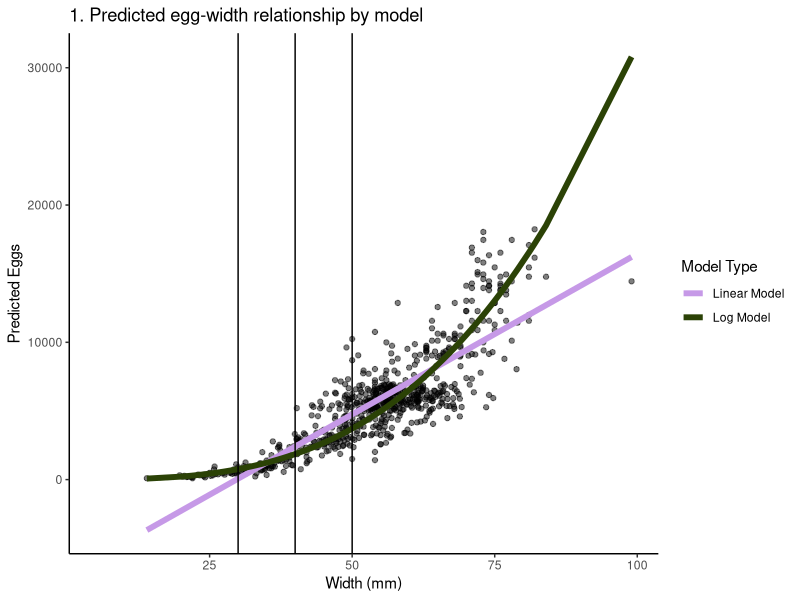
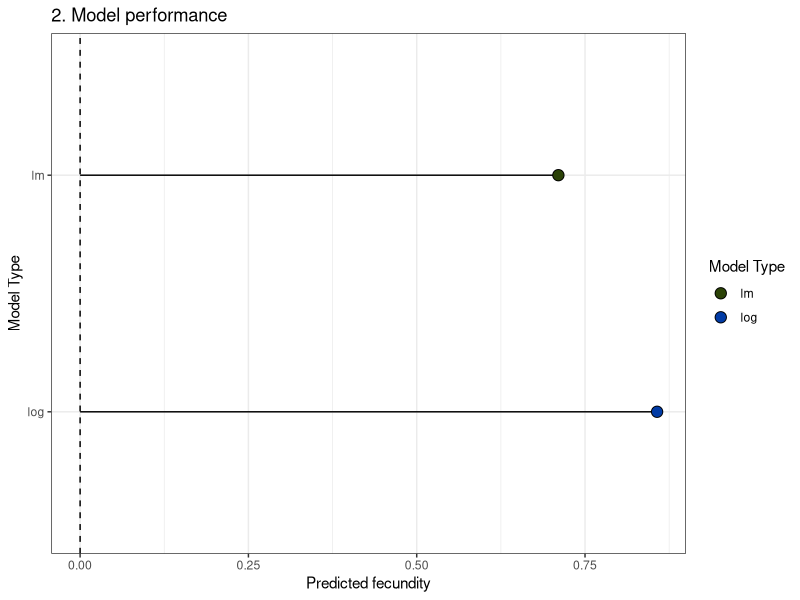
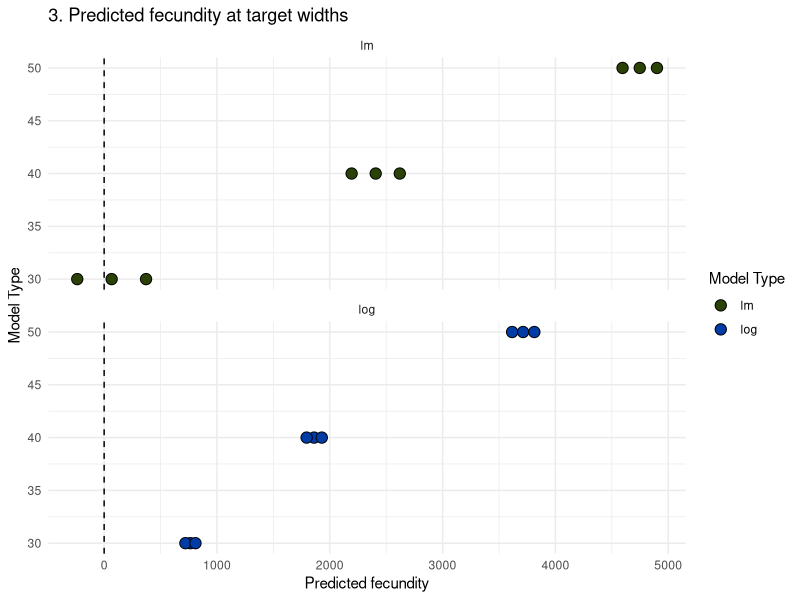
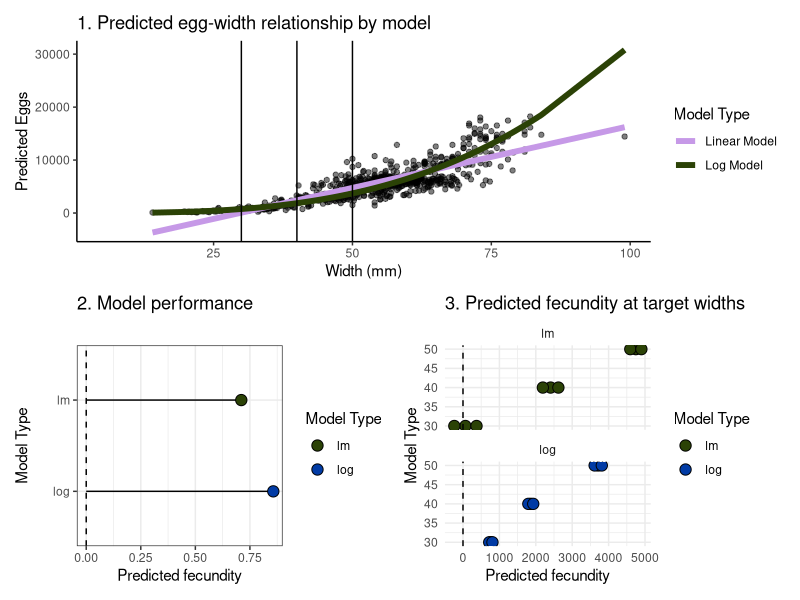
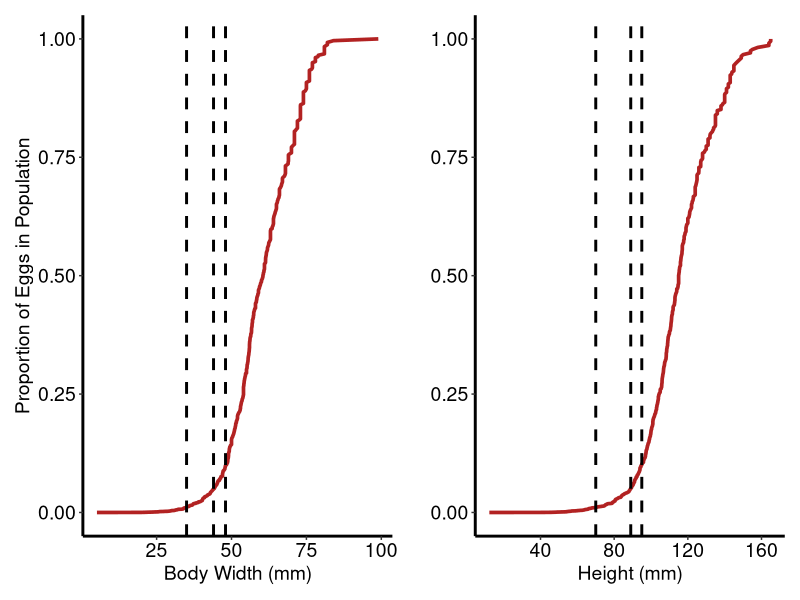

Reproduce these figures in R, in order.
## --------------------------------------------------------------#
## Script name: Script0-3_ModelFecundity
##
## Purpose of script: 
##    
## Predict the fecundity of a goldfish of a given width.
## Inform bar spacing to exclude reproductively viable goldfish.
## 
##
## Author: 
## Cole MacLeod, adapted from Simon Fernandes and Nicole Turner 
## 
## Modifications
## Rewritten by Paul Bzonek for clarity and future-proofing 2025-05-07
## Significant changes by Cole MacLeod beginning 2025-10-01
##
## Original Date Created: 4 Feb 2025
## Version: 2025-11-07
## ---------------------------------------------------------------#


###Load packages
library(tidyverse)
library(ggplot2)
library(patchwork)

### Load data
#----------------------------#
data<-read.csv("01 - Data/2025-12-12_DFO_SN.csv")
data1<-read.csv("01 - Data/2025-12-12_Batch_DFO_SN.csv")


### Specify objects and parameters
#----------------------------#
theme_set(theme_classic())
options(scip=99)
param_widths <- data.frame(width_mm=c(50, 40, 30)) #Target widths for model predictions
df_testresults <- data.frame() #Home for test results
plots <- list() #home for plots


##### Model fecundity ################################################----
#-------------------------------------------------------------# 

#Prep dataset
data_model <- data1 %>% #Trim fish without width measurements
 filter(TL_mm > 100, !is.na(width_mm)) %>% #and fish that aren't fecund
 select(key, width_mm, height_mm, TL_mm, pred.eggs)   
 

###Linear model
#----------------------------#
model_eggs_lm <- lm(pred.eggs ~ width_mm, data=data_model)
summary(model_eggs_lm)
#plot(model_eggs_log)
data_model$results_eggs_lm <- predict(object = model_eggs_lm) #Predict slope
#Predict confidence intervals and add to dataframe
tempA <- param_widths %>% 
 cbind(model= "lm", 
       predict(model_eggs_lm, newdata=param_widths, interval='confidence')) %>% 
 as.data.frame() %>%  
 pivot_longer(cols = fit:upr, names_to = "interval", values_to = "yhat")
df_testresults <- rbind(df_testresults, tempA)

###Log model
#----------------------------#
model_eggs_log <- lm(log(pred.eggs) ~ log(width_mm), data=data_model)
summary(model_eggs_log)
#plot(model_eggs_log)
data_model$results_eggs_log <- exp(predict(object = model_eggs_log)) #Predict slope
#Predict confidence intervals and add to dataframe
tempA <- param_widths %>% 
         cbind(model= "log", 
               predict(model_eggs_log, newdata=param_widths, interval='confidence')) %>% 
      as.data.frame() %>%  
      pivot_longer(cols = fit:upr, names_to = "interval", values_to = "yhat") %>% 
      mutate(yhat= exp(yhat))
df_testresults <- rbind(df_testresults, tempA)

AIC(model_eggs_lm, model_eggs_log)


##### Compare models #######################################----
#-------------------------------------------------------------# 

###Plot the curves
#----------------------------#
#Mutate data for plotting
temp_df_plot <- data_model %>%
 pivot_longer(cols = c(results_eggs_lm, results_eggs_log, #results_eggs_sqrt, #results_eggs_nls
                       ),
              names_to = "Model",
              values_to = "Prediction"
              ) %>%
 mutate(
  Label = case_when(
   Model == "results_eggs_lm" ~ "Linear Model",
   Model == "results_eggs_log" ~ "Log Model",
   Model == "results_eggs_sqrt" ~ "Sqrt Model",
  ),
  Color = case_when(
   Model == "results_eggs_lm" ~ "#c699e7",
   Model == "results_eggs_log" ~ "#2b4206",
   Model == "results_eggs_sqrt" ~ "#013ba5",
  )
 )

#Build plot
plots$EggWidth <- 
ggplot(data1, aes(x = width_mm, y = pred.eggs)) +
 geom_point(alpha = 0.5) +
 geom_line(data = temp_df_plot,
           aes(x = width_mm, y = Prediction, color = Label),
           size = 2) +
 geom_vline(xintercept=c(30, 40, 50))+
 scale_color_manual(values = setNames(temp_df_plot$Color, temp_df_plot$Label) %>% unique()) +
 labs(title = "1. Predicted egg-width relationship by model",
      x = "Width (mm)", y = "Predicted Eggs", color = "Model Type")
plots$EggWidth



###Plot r2
#----------------------------#
plots$ModelPerf <-
tibble(model = c("lm", "log"),
       yhat = c(summary(model_eggs_lm)$r.squared,
                summary(model_eggs_log)$r.squared)
       ) %>% 
ggplot(aes(x=fct_rev(model), y=yhat, fill=model))+
 geom_segment(aes(x=model, xend=model, 
                  y=yhat, yend=0))+
 geom_point(col="black", size=3.5, pch=21)+
 geom_hline(yintercept = 0, linetype=2)+
 scale_fill_manual(values = c("#2b4206","#013ba5", "#df9c73")) +
 coord_flip()+
 theme_bw()+
 labs(title = "2. Model performance",
      y = "Predicted fecundity", x = "Model Type", fill = "Model Type")
plots$ModelPerf


###Plot predicted confidence intervals
#----------------------------#
plots$ModelPreds <- 
 ggplot(df_testresults, aes(x=width_mm, y=yhat, fill = model))+
 geom_point(size=3.5, pch=21)+
 geom_hline(yintercept = 0, linetype=2)+
 coord_flip()+
 facet_wrap(~as.factor(model), ncol=1)+
 theme_bw()+
 scale_fill_manual(values = c("#2b4206","#013ba5", #"#c699e7", 
                              "#df9c73")) +
 labs(title = "3. Predicted fecundity at target widths",
      y = "Predicted fecundity", x = "Model Type", fill = "Model Type")+
 theme_minimal()
plots$ModelPreds

###Combine plots
#----------------------------#
plots$combined1 <-
 with(plots,
     EggWidth/
     (ModelPerf + ModelPreds)
     )
plots$combined1

#log wins

##### Incorporate batch data to estimate cumulative egg passage #########################----
#-------------------------------------------------------------# 
data_batch_cumulativeW <- data1 %>%
 arrange(width_mm) %>% #Arrange by ascending width
 mutate(pred.eggs = replace_na(pred.eggs, 0),
        pred.eggs.remaining = cumsum(pred.eggs), # cumulative sum below width threshold
        prop.remaining = pred.eggs.remaining / max(pred.eggs.remaining, na.rm=TRUE)
        )  

data_batch_cumulativeH <- data1 %>%
 arrange(height_mm) %>% #Arrange by ascending width
 mutate(pred.eggs = replace_na(pred.eggs, 0),
        pred.eggs.remaining = cumsum(pred.eggs), # cumulative sum below width threshold
        prop.remaining = pred.eggs.remaining / max(pred.eggs.remaining, na.rm=TRUE)
 )  
#Predict ageclass TL into ageclass widths (0, 5, 10, 15, 20, 25, 30)
#func_TL_to_Width(c(71, 170, 243, 298, 338, 368, 390))


#Plot
#age gives an idea of the number of spawning events an individual could get off before being excluded
#but predicted ages are not very accurate so did not include in rough draft fig
plots$CumulativeEggCurveW <-
 ggplot(data_batch_cumulativeW) +
 geom_line(mapping=aes(x = width_mm, y = prop.remaining), color = "firebrick", size = 1.25)+
geom_vline(xintercept=c(35, 44, 48), size=1, linetype="dashed")+
 theme(axis.line = element_line(linewidth=1),
       axis.text=element_text(size=14, colour="black"),
       axis.title=element_text(size=14, colour="black"))+
 labs(x = "Body Width (mm)", y = "Proportion of Eggs in Population") 

plots$CumulativeEggCurveH <-
 ggplot(data_batch_cumulativeH) +
 geom_line(mapping=aes(x = height_mm, y = prop.remaining), color = "firebrick", size = 1.25)+
 geom_vline(xintercept=c(70, 89, 95), size=1, linetype="dashed")+
 theme(axis.line = element_line(linewidth=1),
       axis.text=element_text(size=14, colour="black"),
       axis.title=element_text(size=14, colour="black"))+
 labs(x = "Height (mm)", y = "") 

plots$CumulativeEggCurve<-with(plots,
                               CumulativeEggCurveW+CumulativeEggCurveH)
plots$CumulativeEggCurve

##------------------------------END------------------------------##
